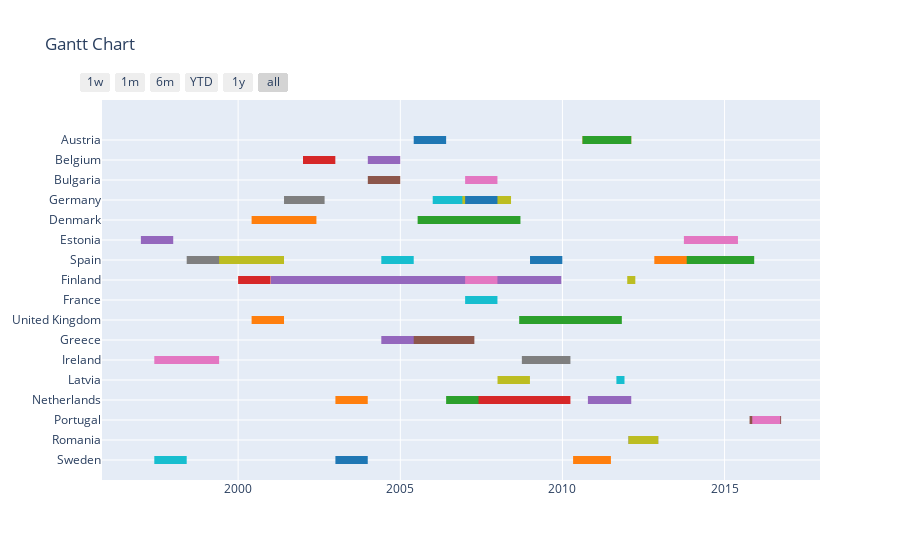

The cell this chart's notebook holds for it:
### Code cell
fig = ff.create_gantt(df_gantt, group_tasks=True, showgrid_x=True, showgrid_y=True)
fig.show()

### Figure 1 — Plotly figure (JSON) as saved in the notebook; plotly's stock layout.template omitted (floating-point values rounded to 4 significant figures)
{"data": [{"fill": "toself", "fillcolor": "rgb(127, 127, 127)", "hoverinfo": "name", "legendgroup": "rgb(127, 127, 127)", "mode": "none", "name": "Romania", "type": "scatter", "x": ["2001-06-01T00:00:00", "2002-09-01T00:00:00", "2002-09-01T00:00:00", "2001-06-01T00:00:00", "2001-06-01T00:00:00", "1998-06-01T00:00:00", "2000-06-01T00:00:00", "2000-06-01T00:00:00", "1998-06-01T00:00:00", "1998-06-01T00:00:00", "2007-03-01T00:00:00", "2008-06-01T00:00:00", "2008-06-01T00:00:00", "2007-03-01T00:00:00", "2007-03-01T00:00:00", "2008-10-01T00:00:00", "2010-04-01T00:00:00", "2010-04-01T00:00:00", "2008-10-01T00:00:00", "2008-10-01T00:00:00", "2012-01-15T00:00:00", "2012-12-15T00:00:00", "2012-12-15T00:00:00", "2012-01-15T00:00:00"], "y": [12.8, 12.8, 13.2, 13.2, null, 9.8, 9.8, 10.2, 10.2, null, 8.8, 8.8, 9.2, 9.2, null, 4.8, 4.8, 5.2, 5.2, null, 0.8, 0.8, 1.2, 1.2]}, {"fill": "toself", "fillcolor": "rgb(140, 86, 75)", "hoverinfo": "name", "legendgroup": "rgb(140, 86, 75)", "mode": "none", "name": "Portugal", "type": "scatter", "x": ["2004-01-01T00:00:00", "2004-12-31T00:00:00", "2004-12-31T00:00:00", "2004-01-01T00:00:00", "2004-01-01T00:00:00", "2013-10-01T00:00:00", "2015-04-01T00:00:00", "2015-04-01T00:00:00", "2013-10-01T00:00:00", "2013-10-01T00:00:00", "2003-06-01T00:00:00", "2006-06-01T00:00:00", "2006-06-01T00:00:00", "2003-06-01T00:00:00", "2003-06-01T00:00:00", "2005-04-15T00:00:00", "2007-04-15T00:00:00", "2007-04-15T00:00:00", "2005-04-15T00:00:00", "2005-04-15T00:00:00", "2015-10-10T00:00:00", "2016-09-29T00:00:00", "2016-09-29T00:00:00", "2015-10-10T00:00:00"], "y": [13.8, 13.8, 14.2, 14.2, null, 10.8, 10.8, 11.2, 11.2, null, 8.8, 8.8, 9.2, 9.2, null, 5.8, 5.8, 6.2, 6.2, null, 1.8, 1.8, 2.2, 2.2]}, {"fill": "toself", "fillcolor": "rgb(148, 103, 189)", "hoverinfo": "name", "legendgroup": "rgb(148, 103, 189)", "mode": "none", "name": "Netherlands", "type": "scatter", "x": ["2004-01-01T00:00:00", "2004-12-31T00:00:00", "2004-12-31T00:00:00", "2004-01-01T00:00:00", "2004-01-01T00:00:00", "1997-01-01T00:00:00", "1997-12-31T00:00:00", "1997-12-31T00:00:00", "1997-01-01T00:00:00", "1997-01-01T00:00:00", "2001-01-04T00:00:00", "2009-12-19T00:00:00", "2009-12-19T00:00:00", "2001-01-04T00:00:00", "2001-01-04T00:00:00", "2004-06-01T00:00:00", "2005-06-01T00:00:00", "2005-06-01T00:00:00", "2004-06-01T00:00:00", "2004-06-01T00:00:00", "2010-10-15T00:00:00", "2012-02-15T00:00:00", "2012-02-15T00:00:00", "2010-10-15T00:00:00"], "y": [14.8, 14.8, 15.2, 15.2, null, 10.8, 10.8, 11.2, 11.2, null, 8.8, 8.8, 9.2, 9.2, null, 5.8, 5.8, 6.2, 6.2, null, 2.8, 2.8, 3.2, 3.2]}, {"fill": "toself", "fillcolor": "rgb(188, 189, 34)", "hoverinfo": "name", "legendgroup": "rgb(188, 189, 34)", "mode": "none", "name": "Romania", "type": "scatter", "x": ["2006-06-01T00:00:00", "2008-06-01T00:00:00", "2008-06-01T00:00:00", "2006-06-01T00:00:00", "2006-06-01T00:00:00", "1999-06-01T00:00:00", "2001-06-01T00:00:00", "2001-06-01T00:00:00", "1999-06-01T00:00:00", "1999-06-01T00:00:00", "2012-01-01T00:00:00", "2012-04-01T00:00:00", "2012-04-01T00:00:00", "2012-01-01T00:00:00", "2012-01-01T00:00:00", "2008-01-01T00:00:00", "2008-12-31T00:00:00", "2008-12-31T00:00:00", "2008-01-01T00:00:00", "2008-01-01T00:00:00", "2012-01-15T00:00:00", "2012-12-15T00:00:00", "2012-12-15T00:00:00", "2012-01-15T00:00:00"], "y": [12.8, 12.8, 13.2, 13.2, null, 9.8, 9.8, 10.2, 10.2, null, 8.8, 8.8, 9.2, 9.2, null, 3.8, 3.8, 4.2, 4.2, null, 0.8, 0.8, 1.2, 1.2]}, {"fill": "toself", "fillcolor": "rgb(214, 39, 40)", "hoverinfo": "name", "legendgroup": "rgb(214, 39, 40)", "mode": "none", "name": "Netherlands", "type": "scatter", "x": ["2002-01-01T00:00:00", "2002-12-31T00:00:00", "2002-12-31T00:00:00", "2002-01-01T00:00:00", "2002-01-01T00:00:00", "2006-04-15T00:00:00", "2007-04-15T00:00:00", "2007-04-15T00:00:00", "2006-04-15T00:00:00", "2006-04-15T00:00:00", "2000-01-01T00:00:00", "2000-12-31T00:00:00", "2000-12-31T00:00:00", "2000-01-01T00:00:00", "2000-01-01T00:00:00", "2011-01-06T00:00:00", "2011-08-30T00:00:00", "2011-08-30T00:00:00", "2011-01-06T00:00:00", "2011-01-06T00:00:00", "2007-03-01T00:00:00", "2010-04-01T00:00:00", "2010-04-01T00:00:00", "2007-03-01T00:00:00"], "y": [14.8, 14.8, 15.2, 15.2, null, 11.8, 11.8, 12.2, 12.2, null, 8.8, 8.8, 9.2, 9.2, null, 6.8, 6.8, 7.2, 7.2, null, 2.8, 2.8, 3.2, 3.2]}, {"fill": "toself", "fillcolor": "rgb(227, 119, 194)", "hoverinfo": "name", "legendgroup": "rgb(227, 119, 194)", "mode": "none", "name": "Portugal", "type": "scatter", "x": ["2007-01-01T00:00:00", "2007-12-31T00:00:00", "2007-12-31T00:00:00", "2007-01-01T00:00:00", "2007-01-01T00:00:00", "2013-10-01T00:00:00", "2015-06-01T00:00:00", "2015-06-01T00:00:00", "2013-10-01T00:00:00", "2013-10-01T00:00:00", "2007-01-01T00:00:00", "2007-12-31T00:00:00", "2007-12-31T00:00:00", "2007-01-01T00:00:00", "2007-01-01T00:00:00", "1997-06-01T00:00:00", "1999-06-01T00:00:00", "1999-06-01T00:00:00", "1997-06-01T00:00:00", "1997-06-01T00:00:00", "2015-11-09T00:00:00", "2016-09-19T00:00:00", "2016-09-19T00:00:00", "2015-11-09T00:00:00"], "y": [13.8, 13.8, 14.2, 14.2, null, 10.8, 10.8, 11.2, 11.2, null, 8.8, 8.8, 9.2, 9.2, null, 4.8, 4.8, 5.2, 5.2, null, 1.8, 1.8, 2.2, 2.2]}, {"fill": "toself", "fillcolor": "rgb(23, 190, 207)", "hoverinfo": "name", "legendgroup": "rgb(23, 190, 207)", "mode": "none", "name": "Sweden", "type": "scatter", "x": ["2006-01-01T00:00:00", "2006-12-01T00:00:00", "2006-12-01T00:00:00", "2006-01-01T00:00:00", "2006-01-01T00:00:00", "2004-06-01T00:00:00", "2005-06-01T00:00:00", "2005-06-01T00:00:00", "2004-06-01T00:00:00", "2004-06-01T00:00:00", "2007-01-01T00:00:00", "2007-12-31T00:00:00", "2007-12-31T00:00:00", "2007-01-01T00:00:00", "2007-01-01T00:00:00", "2011-09-01T00:00:00", "2011-12-01T00:00:00", "2011-12-01T00:00:00", "2011-09-01T00:00:00", "2011-09-01T00:00:00", "1997-06-01T00:00:00", "1998-06-01T00:00:00", "1998-06-01T00:00:00", "1997-06-01T00:00:00"], "y": [12.8, 12.8, 13.2, 13.2, null, 9.8, 9.8, 10.2, 10.2, null, 7.8, 7.8, 8.2, 8.2, null, 3.8, 3.8, 4.2, 4.2, null, -0.2, -0.2, 0.2, 0.2]}, {"fill": "toself", "fillcolor": "rgb(255, 127, 14)", "hoverinfo": "name", "legendgroup": "rgb(255, 127, 14)", "mode": "none", "name": "Sweden", "type": "scatter", "x": ["2010-08-15T00:00:00", "2012-02-15T00:00:00", "2012-02-15T00:00:00", "2010-08-15T00:00:00", "2010-08-15T00:00:00", "2000-06-01T00:00:00", "2002-06-01T00:00:00", "2002-06-01T00:00:00", "2000-06-01T00:00:00", "2000-06-01T00:00:00", "2012-11-01T00:00:00", "2014-07-01T00:00:00", "2014-07-01T00:00:00", "2012-11-01T00:00:00", "2012-11-01T00:00:00", "2000-06-01T00:00:00", "2001-06-01T00:00:00", "2001-06-01T00:00:00", "2000-06-01T00:00:00", "2000-06-01T00:00:00", "2003-01-01T00:00:00", "2003-12-31T00:00:00", "2003-12-31T00:00:00", "2003-01-01T00:00:00", "2003-01-01T00:00:00", "2010-05-01T00:00:00", "2011-07-01T00:00:00", "2011-07-01T00:00:00", "2010-05-01T00:00:00"], "y": [15.8, 15.8, 16.2, 16.2, null, 11.8, 11.8, 12.2, 12.2, null, 9.8, 9.8, 10.2, 10.2, null, 6.8, 6.8, 7.2, 7.2, null, 2.8, 2.8, 3.2, 3.2, null, -0.2, -0.2, 0.2, 0.2]}, {"fill": "toself", "fillcolor": "rgb(31, 119, 180)", "hoverinfo": "name", "legendgroup": "rgb(31, 119, 180)", "mode": "none", "name": "Sweden", "type": "scatter", "x": ["2005-06-01T00:00:00", "2006-06-01T00:00:00", "2006-06-01T00:00:00", "2005-06-01T00:00:00", "2005-06-01T00:00:00", "2007-01-01T00:00:00", "2007-12-31T00:00:00", "2007-12-31T00:00:00", "2007-01-01T00:00:00", "2007-01-01T00:00:00", "2009-01-01T00:00:00", "2009-12-31T00:00:00", "2009-12-31T00:00:00", "2009-01-01T00:00:00", "2009-01-01T00:00:00", "2014-02-01T00:00:00", "2014-02-01T00:00:00", "2014-02-01T00:00:00", "2014-02-01T00:00:00", "2014-02-01T00:00:00", "2014-01-01T00:00:00", "2014-01-01T00:00:00", "2014-01-01T00:00:00", "2014-01-01T00:00:00", "2014-01-01T00:00:00", "2003-01-01T00:00:00", "2003-12-31T00:00:00", "2003-12-31T00:00:00", "2003-01-01T00:00:00"], "y": [15.8, 15.8, 16.2, 16.2, null, 12.8, 12.8, 13.2, 13.2, null, 9.8, 9.8, 10.2, 10.2, null, 7.8, 7.8, 8.2, 8.2, null, 3.8, 3.8, 4.2, 4.2, null, -0.2, -0.2, 0.2, 0.2]}, {"fill": "toself", "fillcolor": "rgb(44, 160, 44)", "hoverinfo": "name", "legendgroup": "rgb(44, 160, 44)", "mode": "none", "name": "Netherlands", "type": "scatter", "x": ["2010-08-15T00:00:00", "2012-02-15T00:00:00", "2012-02-15T00:00:00", "2010-08-15T00:00:00", "2010-08-15T00:00:00", "2005-07-15T00:00:00", "2008-09-15T00:00:00", "2008-09-15T00:00:00", "2005-07-15T00:00:00", "2005-07-15T00:00:00", "2013-11-01T00:00:00", "2015-12-01T00:00:00", "2015-12-01T00:00:00", "2013-11-01T00:00:00", "2013-11-01T00:00:00", "2008-09-01T00:00:00", "2011-11-01T00:00:00", "2011-11-01T00:00:00", "2008-09-01T00:00:00", "2008-09-01T00:00:00", "2006-06-01T00:00:00", "2007-06-01T00:00:00", "2007-06-01T00:00:00", "2006-06-01T00:00:00"], "y": [15.8, 15.8, 16.2, 16.2, null, 11.8, 11.8, 12.2, 12.2, null, 9.8, 9.8, 10.2, 10.2, null, 6.8, 6.8, 7.2, 7.2, null, 2.8, 2.8, 3.2, 3.2]}, {"legendgroup": "rgb(127, 127, 127)", "marker": {"color": "rgb(127, 127, 127)", "opacity": 0, "size": 1}, "mode": "markers", "name": "", "showlegend": false, "text": [null, null, null, null, null, null, null, null, null, null], "type": "scatter", "x": ["2001-06-01T00:00:00", "2002-09-01T00:00:00", "1998-06-01T00:00:00", "2000-06-01T00:00:00", "2007-03-01T00:00:00", "2008-06-01T00:00:00", "2008-10-01T00:00:00", "2010-04-01T00:00:00", "2012-01-15T00:00:00", "2012-12-15T00:00:00"], "y": [13, 13, 10, 10, 9, 9, 5, 5, 1, 1]}, {"legendgroup": "rgb(140, 86, 75)", "marker": {"color": "rgb(140, 86, 75)", "opacity": 0, "size": 1}, "mode": "markers", "name": "", "showlegend": false, "text": [null, null, null, null, null, null, null, null, null, null], "type": "scatter", "x": ["2004-01-01T00:00:00", "2004-12-31T00:00:00", "2013-10-01T00:00:00", "2015-04-01T00:00:00", "2003-06-01T00:00:00", "2006-06-01T00:00:00", "2005-04-15T00:00:00", "2007-04-15T00:00:00", "2015-10-10T00:00:00", "2016-09-29T00:00:00"], "y": [14, 14, 11, 11, 9, 9, 6, 6, 2, 2]}, {"legendgroup": "rgb(148, 103, 189)", "marker": {"color": "rgb(148, 103, 189)", "opacity": 0, "size": 1}, "mode": "markers", "name": "", "showlegend": false, "text": [null, null, null, null, null, null, null, null, null, null], "type": "scatter", "x": ["2004-01-01T00:00:00", "2004-12-31T00:00:00", "1997-01-01T00:00:00", "1997-12-31T00:00:00", "2001-01-04T00:00:00", "2009-12-19T00:00:00", "2004-06-01T00:00:00", "2005-06-01T00:00:00", "2010-10-15T00:00:00", "2012-02-15T00:00:00"], "y": [15, 15, 11, 11, 9, 9, 6, 6, 3, 3]}, {"legendgroup": "rgb(188, 189, 34)", "marker": {"color": "rgb(188, 189, 34)", "opacity": 0, "size": 1}, "mode": "markers", "name": "", "showlegend": false, "text": [null, null, null, null, null, null, null, null, null, null], "type": "scatter", "x": ["2006-06-01T00:00:00", "2008-06-01T00:00:00", "1999-06-01T00:00:00", "2001-06-01T00:00:00", "2012-01-01T00:00:00", "2012-04-01T00:00:00", "2008-01-01T00:00:00", "2008-12-31T00:00:00", "2012-01-15T00:00:00", "2012-12-15T00:00:00"], "y": [13, 13, 10, 10, 9, 9, 4, 4, 1, 1]}, {"legendgroup": "rgb(214, 39, 40)", "marker": {"color": "rgb(214, 39, 40)", "opacity": 0, "size": 1}, "mode": "markers", "name": "", "showlegend": false, "text": [null, null, null, null, null, null, null, null, null, null], "type": "scatter", "x": ["2002-01-01T00:00:00", "2002-12-31T00:00:00", "2006-04-15T00:00:00", "2007-04-15T00:00:00", "2000-01-01T00:00:00", "2000-12-31T00:00:00", "2011-01-06T00:00:00", "2011-08-30T00:00:00", "2007-03-01T00:00:00", "2010-04-01T00:00:00"], "y": [15, 15, 12, 12, 9, 9, 7, 7, 3, 3]}, {"legendgroup": "rgb(227, 119, 194)", "marker": {"color": "rgb(227, 119, 194)", "opacity": 0, "size": 1}, "mode": "markers", "name": "", "showlegend": false, "text": [null, null, null, null, null, null, null, null, null, null], "type": "scatter", "x": ["2007-01-01T00:00:00", "2007-12-31T00:00:00", "2013-10-01T00:00:00", "2015-06-01T00:00:00", "2007-01-01T00:00:00", "2007-12-31T00:00:00", "1997-06-01T00:00:00", "1999-06-01T00:00:00", "2015-11-09T00:00:00", "2016-09-19T00:00:00"], "y": [14, 14, 11, 11, 9, 9, 5, 5, 2, 2]}, {"legendgroup": "rgb(23, 190, 207)", "marker": {"color": "rgb(23, 190, 207)", "opacity": 0, "size": 1}, "mode": "markers", "name": "", "showlegend": false, "text": [null, null, null, null, null, null, null, null, null, null], "type": "scatter", "x": ["2006-01-01T00:00:00", "2006-12-01T00:00:00", "2004-06-01T00:00:00", "2005-06-01T00:00:00", "2007-01-01T00:00:00", "2007-12-31T00:00:00", "2011-09-01T00:00:00", "2011-12-01T00:00:00", "1997-06-01T00:00:00", "1998-06-01T00:00:00"], "y": [13, 13, 10, 10, 8, 8, 4, 4, 0, 0]}, {"legendgroup": "rgb(255, 127, 14)", "marker": {"color": "rgb(255, 127, 14)", "opacity": 0, "size": 1}, "mode": "markers", "name": "", "showlegend": false, "text": [null, null, null, null, null, null, null, null, null, null, null, null], "type": "scatter", "x": ["2010-08-15T00:00:00", "2012-02-15T00:00:00", "2000-06-01T00:00:00", "2002-06-01T00:00:00", "2012-11-01T00:00:00", "2014-07-01T00:00:00", "2000-06-01T00:00:00", "2001-06-01T00:00:00", "2003-01-01T00:00:00", "2003-12-31T00:00:00", "2010-05-01T00:00:00", "2011-07-01T00:00:00"], "y": [16, 16, 12, 12, 10, 10, 7, 7, 3, 3, 0, 0]}, {"legendgroup": "rgb(31, 119, 180)", "marker": {"color": "rgb(31, 119, 180)", "opacity": 0, "size": 1}, "mode": "markers", "name": "", "showlegend": false, "text": [null, null, null, null, null, null, null, null, null, null, null, null], "type": "scatter", "x": ["2005-06-01T00:00:00", "2006-06-01T00:00:00", "2007-01-01T00:00:00", "2007-12-31T00:00:00", "2009-01-01T00:00:00", "2009-12-31T00:00:00", "2014-02-01T00:00:00", "2014-02-01T00:00:00", "2014-01-01T00:00:00", "2014-01-01T00:00:00", "2003-01-01T00:00:00", "2003-12-31T00:00:00"], "y": [16, 16, 13, 13, 10, 10, 8, 8, 4, 4, 0, 0]}, {"legendgroup": "rgb(44, 160, 44)", "marker": {"color": "rgb(44, 160, 44)", "opacity": 0, "size": 1}, "mode": "markers", "name": "", "showlegend": false, "text": [null, null, null, null, null, null, null, null, null, null], "type": "scatter", "x": ["2010-08-15T00:00:00", "2012-02-15T00:00:00", "2005-07-15T00:00:00", "2008-09-15T00:00:00", "2013-11-01T00:00:00", "2015-12-01T00:00:00", "2008-09-01T00:00:00", "2011-11-01T00:00:00", "2006-06-01T00:00:00", "2007-06-01T00:00:00"], "y": [16, 16, 12, 12, 10, 10, 7, 7, 3, 3]}], "layout": {"autosize": true, "hovermode": "closest", "showlegend": false, "title": {"text": "Gantt Chart"}, "xaxis": {"autorange": true, "range": ["1995-10-29 08:52:14.5165", "2017-12-02 15:07:45.4835"], "rangeselector": {"buttons": [{"count": 7, "label": "1w", "step": "day", "stepmode": "backward"}, {"count": 1, "label": "1m", "step": "month", "stepmode": "backward"}, {"count": 6, "label": "6m", "step": "month", "stepmode": "backward"}, {"count": 1, "label": "YTD", "step": "year", "stepmode": "todate"}, {"count": 1, "label": "1y", "step": "year", "stepmode": "backward"}, {"step": "all"}]}, "showgrid": true, "type": "date", "zeroline": false}, "yaxis": {"autorange": false, "range": [-1, 18], "showgrid": true, "ticktext": ["Sweden", "Romania", "Portugal", "Netherlands", "Latvia", "Ireland", "Greece", "United Kingdom", "France", "Finland", "Spain", "Estonia", "Denmark", "Germany", "Bulgaria", "Belgium", "Austria"], "tickvals": [0, 1, 2, 3, 4, 5, 6, 7, 8, 9, 10, 11, 12, 13, 14, 15, 16], "type": "linear", "zeroline": false}}}
